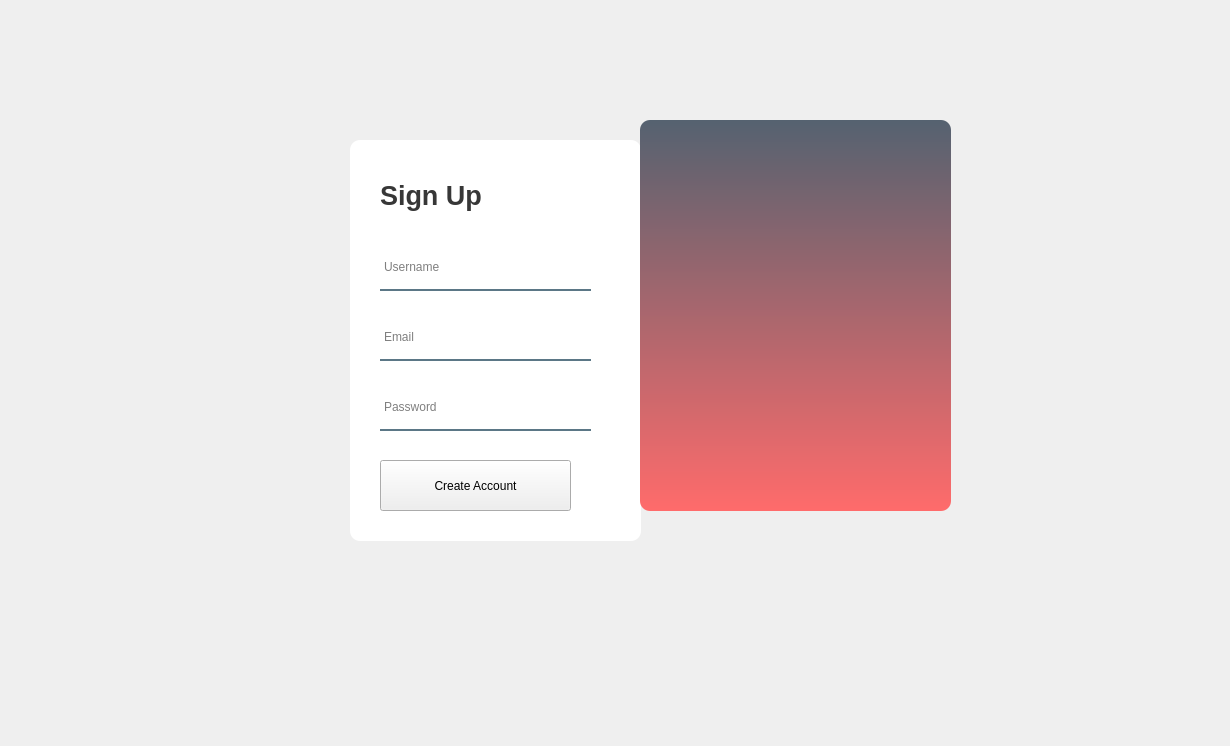
<?xml version="1.0" encoding="UTF-8"?>
<ui version="4.0">
 <class>SignUpPage</class>
 <widget class="QWidget" name="SignUpPage">
  <property name="geometry">
   <rect>
    <x>0</x>
    <y>0</y>
    <width>1230</width>
    <height>746</height>
   </rect>
  </property>
  <property name="windowTitle">
   <string>Form</string>
  </property>
  <widget class="QWidget" name="widget_2" native="true">
   <property name="geometry">
    <rect>
     <x>250</x>
     <y>70</y>
     <width>761</width>
     <height>551</height>
    </rect>
   </property>
   <property name="styleSheet">
    <string notr="true">QPushButton#LoginButton{
    background-color:rgba(85, 98, 112, 255);
    color:rgba(255, 255, 255, 200);
    border-radius:8px;
    font-size: 16px;
    padding: 5px;
}
QPushButton#LoginButton:pressed{
    padding-left: 5px;
    padding-top: 5px;
    background-color: rgba(255, 107, 107, 255);
    background-position:calc(100% - 10px)center;
}
QPushButton#LoginButton:hover{
    background-color:rgba(255, 107, 107, 255);
}

QPushButton#ShowPasswordButton{
    background-color:rgba(85, 98, 112, 200);
    color:rgba(255, 255, 255, 200);
    border-radius:3px;
}
QPushButton#ShowPasswordButton:pressed{
    background-color: rgba(255, 107, 107, 255);
}
QPushButton#ShowPasswordButton:hover{
    background-color:rgba(255, 107, 107, 200);
}

QPushButton#signUpButton{
    background-color:rgba(255, 107, 107, 255);
    color:rgba(255, 255, 255, 200);
    border-radius:8px;
    font-size: 16px;
    padding: 5px;
}
QPushButton#signUpButton:pressed{
    padding-left: 5px;
    padding-top: 5px;
    background-color: rgba(85, 98, 112, 255);
    background-position:calc(100% - 10px)center;
}
QPushButton#signUpButton:hover{
    background-color:rgba(85, 98, 112, 255);
}</string>
   </property>
   <widget class="QLabel" name="SignUpArea">
    <property name="geometry">
     <rect>
      <x>100</x>
      <y>70</y>
      <width>291</width>
      <height>401</height>
     </rect>
    </property>
    <property name="styleSheet">
     <string notr="true">background-color:rgba(255, 255, 255, 255);
border-radius:10px;</string>
    </property>
    <property name="text">
     <string/>
    </property>
   </widget>
   <widget class="QLabel" name="PictureArea">
    <property name="geometry">
     <rect>
      <x>390</x>
      <y>50</y>
      <width>311</width>
      <height>391</height>
     </rect>
    </property>
    <property name="styleSheet">
     <string notr="true">background-color: qlineargradient(spread:pad, x1:0, y1:0, x2:0, y2:1, stop:0 rgba(85, 98, 112, 255), stop:1 rgba(255, 107, 107, 255));
border-radius:10px;
</string>
    </property>
    <property name="text">
     <string/>
    </property>
   </widget>
   <widget class="QLabel" name="WelcomeBanner">
    <property name="geometry">
     <rect>
      <x>130</x>
      <y>100</y>
      <width>181</width>
      <height>51</height>
     </rect>
    </property>
    <property name="font">
     <font>
      <pointsize>20</pointsize>
      <bold>true</bold>
      <underline>false</underline>
     </font>
    </property>
    <property name="styleSheet">
     <string notr="true">color:rgba(0, 0, 0, 200);</string>
    </property>
    <property name="text">
     <string>Sign Up</string>
    </property>
   </widget>
   <widget class="QLineEdit" name="email">
    <property name="geometry">
     <rect>
      <x>130</x>
      <y>250</y>
      <width>211</width>
      <height>41</height>
     </rect>
    </property>
    <property name="styleSheet">
     <string notr="true">background-color:rgba(0, 0, 0, 0);
border:2px solid rgba(0, 0, 0, 0);
border-bottom-color:rgba(46, 82, 101, 200);
color:black;
padding-bottom:7px;
</string>
    </property>
    <property name="inputMethodHints">
     <set>Qt::InputMethodHint::ImhNone</set>
    </property>
    <property name="echoMode">
     <enum>QLineEdit::EchoMode::Normal</enum>
    </property>
    <property name="placeholderText">
     <string>Email</string>
    </property>
   </widget>
   <widget class="QPushButton" name="CreateAccButton">
    <property name="geometry">
     <rect>
      <x>130</x>
      <y>390</y>
      <width>191</width>
      <height>51</height>
     </rect>
    </property>
    <property name="font">
     <font>
      <family>Segoe UI Historic</family>
      <underline>false</underline>
     </font>
    </property>
    <property name="cursor">
     <cursorShape>PointingHandCursor</cursorShape>
    </property>
    <property name="toolTip">
     <string>Click to login</string>
    </property>
    <property name="styleSheet">
     <string notr="true"/>
    </property>
    <property name="text">
     <string>Create Account</string>
    </property>
   </widget>
   <widget class="QLineEdit" name="Username">
    <property name="geometry">
     <rect>
      <x>130</x>
      <y>180</y>
      <width>211</width>
      <height>41</height>
     </rect>
    </property>
    <property name="styleSheet">
     <string notr="true">background-color:rgba(0, 0, 0, 0);
border:2px solid rgba(0, 0, 0, 0);
border-bottom-color:rgba(46, 82, 101, 200);
color:black;
padding-bottom:7px;
</string>
    </property>
    <property name="placeholderText">
     <string>Username</string>
    </property>
   </widget>
   <widget class="QLineEdit" name="password">
    <property name="geometry">
     <rect>
      <x>130</x>
      <y>320</y>
      <width>211</width>
      <height>41</height>
     </rect>
    </property>
    <property name="styleSheet">
     <string notr="true">background-color:rgba(0, 0, 0, 0);
border:2px solid rgba(0, 0, 0, 0);
border-bottom-color:rgba(46, 82, 101, 200);
color:black;
padding-bottom:7px;
</string>
    </property>
    <property name="echoMode">
     <enum>QLineEdit::EchoMode::Password</enum>
    </property>
    <property name="placeholderText">
     <string>Password</string>
    </property>
   </widget>
   <zorder>SignUpArea</zorder>
   <zorder>PictureArea</zorder>
   <zorder>WelcomeBanner</zorder>
   <zorder>CreateAccButton</zorder>
   <zorder>Username</zorder>
   <zorder>email</zorder>
   <zorder>password</zorder>
  </widget>
 </widget>
 <resources/>
 <connections/>
</ui>
